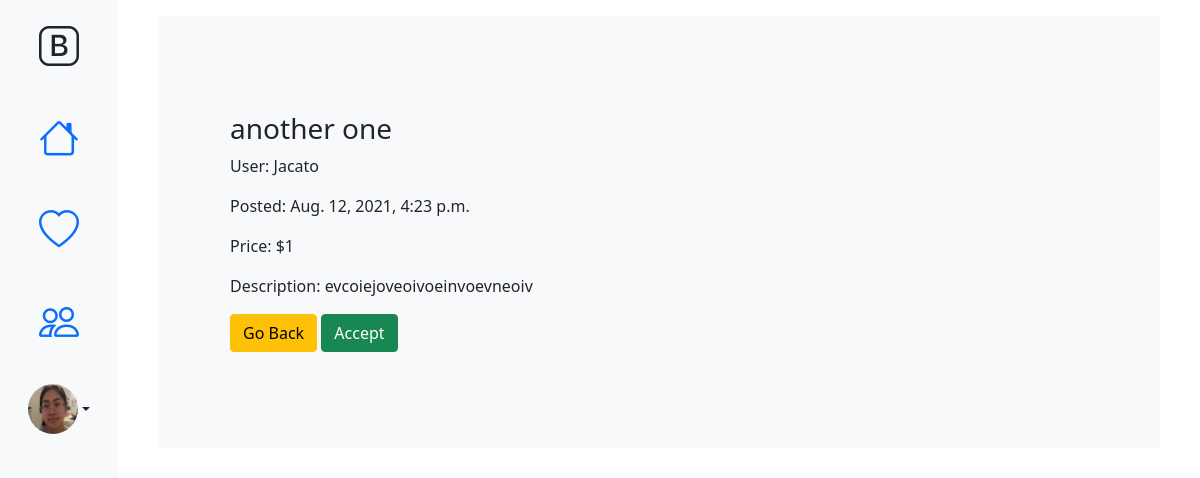
The page /specialist/2 (signed in) on the database its author committed.
### firstApp/models.py (models this page shows, shortened)
class UserProfileInfo(models.Model):
    user = models.OneToOneField(User,on_delete=models.CASCADE)
    FIELD = models.TextChoices('FIELDTYPE', 'Medical Engineering Education Home General')
    USERTYPE = models.TextChoices('USERTYPE', 'User Specialist')
    profile_pic = models.ImageField(upload_to='profile_pics',blank=True)
    user_type = models.CharField(choices=USERTYPE.choices, max_length=10, default="User")
    field = models.CharField(choices=FIELD.choices, max_length=12, default="General")
    slug = models.SlugField(null=True)

class Question(models.Model):
    PROGRESSTYPE = models.TextChoices('PROGRESSTYPE', 'Active Pending Archived')
    FIELDTYPE = models.TextChoices('FIELDTYPE', 'Medical Engineering Education Home General')
    title = models.CharField(max_length=200)
    author = models.ForeignKey('auth.User', on_delete=models.CASCADE, null=True)
    text = models.TextField()
    created_date = models.DateTimeField(default=timezone.now)
    price = models.PositiveIntegerField(default=1)
    field_type = models.CharField(choices=FIELDTYPE.choices, max_length=12, default="General")
    progress_type = models.CharField(choices=PROGRESSTYPE.choices, max_length=12, default="Pending")
    room = models.CharField(max_length=6, default="")

### firstApp/views.py (the view)
# urls.py: path('specialist/<int:pk>',views.QuestionSpecialistDetailView.as_view(), name="question-detail"),
class QuestionSpecialistDetailView(LoginRequiredMixin, DetailView):
    login_url = '/about/'
    redirect_field_name = ''
    template_name = 'firstApp/specialist_question_detail.html'
    context_object_name = 'question'
    model = Question

### firstApp/context_processors.py (called while the page is built)
def firstContext(request):
    try:
        if request.user.is_authenticated:
            profile = get_object_or_404(UserProfileInfo,user=request.user)
            return {
                'profile': profile
            }
        return {'empty': ''}
    except:
        return {'profile':'hi'}

### firstApp/templates/firstApp/specialist_question_detail.html (shortened to what this page needs)
{% extends "firstApp/base2.html" %}
{% block body_block %}
<div class="container">
<div class="p-5 mb-4 bg-light rounded-3">
      <div class="container-fluid py-5">
        <div class="centerstage">
          <h3>{{question.title}}</h3>
          <p>User: {{question.author}}</p>
          <p>Posted: {{question.created_date}}</p>
          <p>Price: ${{question.price}}</p>
          <p>Description: {{question.text}}</p>
        </div>
        <div class="container-flex">
          <a class="btn btn-warning" href="{% url 'firstApp:homeSpecialist' %}">Go Back</a>
          <button class="btn btn-success" type="button" name="button" data-bs-toggle="modal" data-bs-target="#exampleModal2">Accept</button>
        </div>
      </div>
    </div>
  </div>
{% endblock %}

### firstApp/templates/firstApp/base2.html (shortened to what this page needs)
<!DOCTYPE html>
{% load static %}
<html lang="en" dir="ltr">
  <head>
    <link rel="stylesheet" href="{% static "css/style5.css" %}">
    <link rel="stylesheet" href="https://cdn.jsdelivr.net/npm/bootstrap-icons@1.4.0/font/bootstrap-icons.css">
    <link href="https://cdn.jsdelivr.net/npm/bootstrap@5.1.0/dist/css/bootstrap.min.css" rel="stylesheet">
  </head>
  <body>
    <div class="container-fluid">
        <div class="row">
            <div class="col-sm-auto bg-light sticky-top">
                <div class="d-flex flex-sm-column flex-row flex-nowrap bg-light align-items-center sticky-top">
                    <a href="{% url 'firstApp:about'%}" class="d-block p-3 link-dark text-decoration-none" title="" data-bs-toggle="tooltip" data-bs-placement="right" data-bs-original-title="Icon-only">
                        <i class="bi-bootstrap fs-1"></i>
                    </a>
                    <ul class="nav nav-pills nav-flush flex-sm-column flex-row flex-nowrap mb-auto mx-auto text-center align-items-center">
                        <li class="nav-item">
                            {% if profile.user_type == 'User' %}
                            <a href="{% url 'firstApp:home'%}" class="nav-link py-3 px-2" title="" data-bs-toggle="tooltip" data-bs-placement="right" data-bs-original-title="Home">
                                <i class="bi-house fs-1"></i>
                            </a>
                            {%else%}
                            <a href="{% url 'firstApp:homeSpecialist'%}" class="nav-link py-3 px-2" title="" data-bs-toggle="tooltip" data-bs-placement="right" data-bs-original-title="Home">
                                <i class="bi-house fs-1"></i>
                            </a>
                            {% endif %}
                        </li>
                        <li>
                            <a href="#" class="nav-link py-3 px-2" title="" data-bs-toggle="tooltip" data-bs-placement="right" data-bs-original-title="Products">
                                <i class="bi-heart fs-1"></i>
                            </a>
                        </li>
                        <li>
                            <a href="#" class="nav-link py-3 px-2" title="" data-bs-toggle="tooltip" data-bs-placement="right" data-bs-original-title="Customers">
                                <i class="bi-people fs-1"></i>
                            </a>
                        </li>
                    </ul>
                    <div class="dropdown">
                        <a href="#" class="d-flex align-items-center justify-content-center p-3 link-dark text-decoration-none dropdown-toggle" id="dropdownUser3" data-bs-toggle="dropdown" aria-expanded="false">
                            {%if profile.profile_pic %}
                            <img class="image-rounded" height="50px" width="50px" src="{{profile.profile_pic.url}}" alt="">
                            {%else%}
                            <i class="bi-person-circle h2"></i>
                            {%endif%}
                        </a>
                    </div>
                </div>
            </div>
            <div class="col-sm p-3 min-vh-100">
              {% block body_block %}
              {% endblock %}
            </div>
        </div>
    </div>
  </body>
</html>

### firstApp/static/css/style5.css (style rules this page uses)
.image-rounded { border-radius: 50%; }
.centerstage { margin-right: auto; margin-left: auto; }

### rows shown on the page
UserProfileInfo: profile_pic (picture)
Question: title "another one", author "Jacato", created_date "Aug. 12, 2021, 4:23 p.m.", price "1", text "evcoiejoveoivoeinvoevneoiv"
